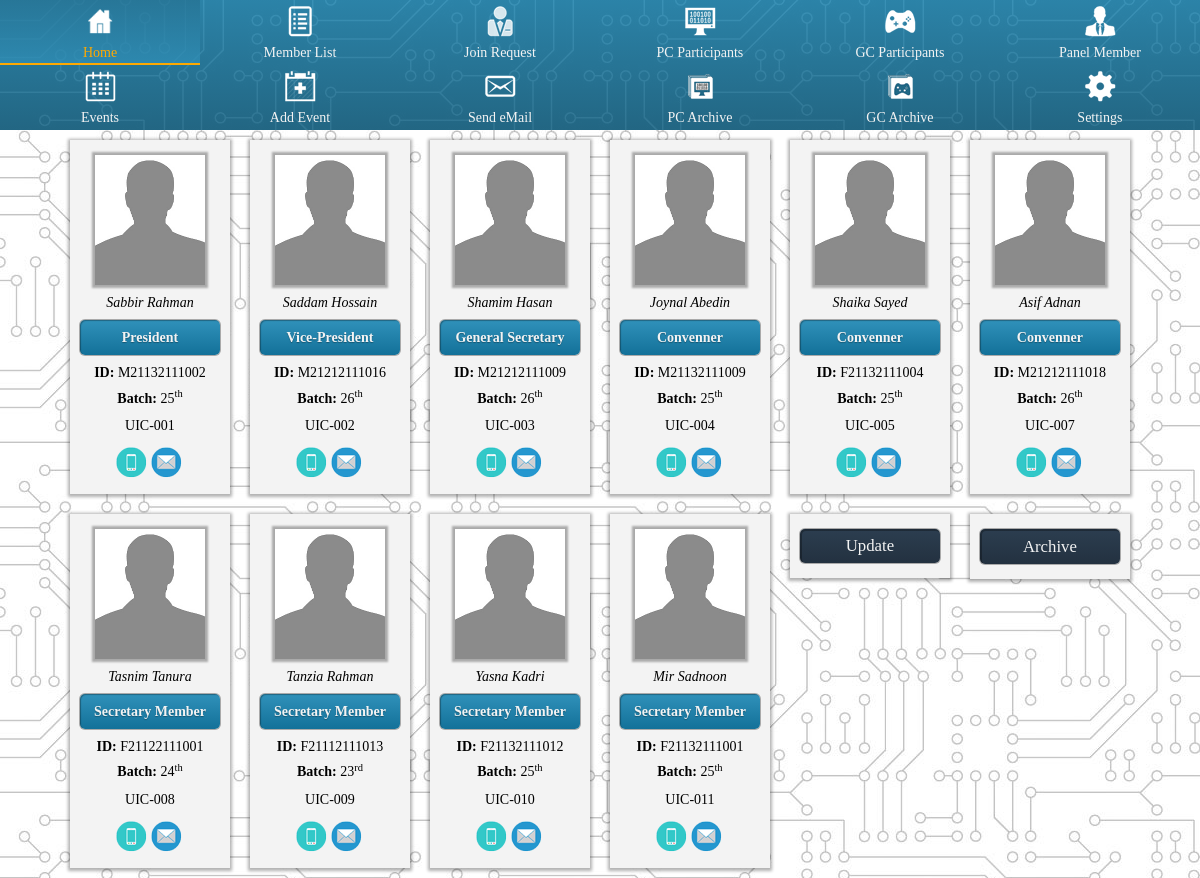
The app's page /admin/panelmember.php (signed in) with its own data.
### tables this page shows
CREATE TABLE IF NOT EXISTS `userids` (
  `UID` varchar(7) NOT NULL,
  `PWD` varchar(20) NOT NULL,
  `StudentID` varchar(12) NOT NULL,
  `NamePrefix` varchar(15) DEFAULT NULL,
  `FirstName` varchar(15) NOT NULL,
  `LastName` varchar(15) NOT NULL,
  `NickName` varchar(20) DEFAULT NULL,
  `dateOfBirth` date NOT NULL,
  `ContactNo` varchar(20) NOT NULL,
  `eMail` varchar(30) NOT NULL,
  `Facebook` varchar(200) DEFAULT NULL,
  `Image` varchar(150) NOT NULL,
  `Responsibility` varchar(15) NOT NULL DEFAULT 'Member',
  `JoiningDate` timestamp NOT NULL DEFAULT CURRENT_TIMESTAMP,
  PRIMARY KEY (`UID`),
  UNIQUE KEY `StudentID` (`StudentID`),
  UNIQUE KEY `eMail` (`eMail`)
);

### classes/PanelMember.php (called while the page is built, shortened)
<?php
	class PanelMember extends Member {
		private $Responsibility;
		function __construct($Responsibility){
			$this->db = new Database();
			$this->Responsibility = $Responsibility;
			$this->getResponsibility();
			$this->getAllInfo();
		}
		private function getResponsibility(){
			$this->userId = $this->db->search_one('UID', 'userids', 'Responsibility', $this->Responsibility);
		}
	}
?>

### classes/Database.php (called while the page is built, shortened)
<?php
	class Database {
		private $db;
		public function connect(){
			$this->db = new mysqli(DB_HOST, DB_USER, DB_PASS, DB_NAME);
		}
		public function query($sql){
			return $this->db->query($sql);
		}
		public function fetch($result){
			return mysqli_fetch_assoc($result);
		}
		public function search_one($item, $tableName, $criteria, $value){
			$sql = "SELECT $item FROM $tableName WHERE $criteria='$value'";
			$result = $this->query($sql);
			$row = $this->fetch($result);
			return $row[$item];
		}
	}
?>

### classes/Member.php (called while the page is built, shortened)
<?php
	class Member {
		protected $userId;
		protected $db;
		protected $info;
		protected function getAllInfo(){
			$sql = "SELECT * FROM userids WHERE UID = '" . $this->userId . "'";
			$result = $this->db->query($sql);
			$this->info = $this->db->fetch($result);
		}
		public function getUserID()		{ 	return $this->info['UID'		 	] ; }
		public function getImage()		{ 	return $this->info['Image'		 	] ; }
		public function getStudentID()	{ 	return $this->info['StudentID'	 	] ; }
		public function getContactNo()	{ 	return $this->info['ContactNo'	 	] ; }
		public function getEmail()		{ 	return $this->info['eMail'		 	] ; }
		public function getFullName(){
			return $this->info['FirstName'] . " " . $this->info['LastName'];
		}
		public function getBatch(){
			$ID = $this->getStudentID();
			$admission_year = (intval($ID[1]) * 1000) + intval($ID[2] . $ID[3]);
			$admission_semester = intval($ID[4]);
			return $Y = (($admission_year-2004)*3)+1+$admission_semester;
		}
	}
?>

### admin/panelmember.php (the view, shortened to what this page needs)
<?php require_once "../classes/Member.php"		; ?>
<?php require_once "../classes/PanelMember.php"	; ?>
<?php require_once "../includes/functions.php"	; ?>
<!DOCTYPE html>
<html class="">
<head>
    <link rel="stylesheet" href="css/admin.css" />
</head>
<body>
	<?php require_once 'adminnav.php'; ?>
    <main class="panelmemberview">
        <section class="panel">
            <div class="container">
				<form method="post" action="actions/PanelUpdateAction.php">
	                <div class="row">
	                    <?php
			                foreach(PanelMember::$Designations as $key => $value){
			                    $PanelMember = new PanelMember($key);
	                    ?>
	                    <div class="columns two">
	                        <div class="person">
	                            <div class="img" style="background: url('<?= $PanelMember->getImage(); ?>') no-repeat; background-size: 100% 100%;"></div>
	                            <p class="info italic"><?= $PanelMember->getFullName(); ?></p>
	                            <p class="highlight"><?= $value; ?></p>
	                            <p class="info"><span class="bold">ID:</span> <?= $PanelMember->getStudentID(); ?></p>
	                            <p class="info"><span class="bold">Batch:</span> <?= format_position($PanelMember->getBatch()); ?></p><td class='P_ID'>
	                            <input type="text" name="<?= $key ?>" value="<?= $PanelMember->getUserID() ?>"/>
	                            <div class="icons">
	                                <div class="icon32x32 n17" title="<?= $PanelMember->getContactNo(); ?>"></div>
	                                <a href="mailto:<?= $PanelMember->getEmail(); ?>"><div class="icon32x32 n18" title="<?= $PanelMember->getEmail(); ?>"></div></a>
	                            </div>
	                        </div>
	                    </div>
	                	<?php } ?>
	                	<div class="columns two">
	                		<div class="person">
	        					<input class="button" type="submit" value="Update" name="update_panel" />
	                		</div>
	                	</div>
	                	<div class="columns two">
	                		<div class="person">
	       						<div class="button archiveButton">Archive</div>
	                		</div>
	                	</div>
	                </div>
		        </form>
            </div>
        </section>
    </main>
</body>
</html>

### includes/functions.php (shortened to what this page needs)
<?php
	function format_position($number){
		$number = intval($number);
		if($number%10==1){
			$number.='<sup>st</sup>';
		} elseif($number%10==2){
			$number.='<sup>nd</sup>';
		} elseif($number%10==3){
			$number.='<sup>rd</sup>';
		} else {
			$number.='<sup>th</sup>';
		}
		return $number;
	}
?>

### css/admin.css (style rules this page uses)
html { font-family:sans-serif;-ms-text-size-adjust:100%;-webkit-text-size-adjust:100% }
body { margin:0 }
article,aside,details,figcaption,figure,footer,header,hgroup,main,nav,section,summary { display:block }
a { background:transparent }
sub,sup { font-size:75%;line-height:0;position:relative;vertical-align:baseline }
sup { top:-0.5em }
button,input,optgroup,select,textarea { color:inherit;font:inherit;margin:0 }
button,html input[type="button"],input[type="reset"],input[type="submit"] { -webkit-appearance:button;cursor:pointer }
input { line-height:normal }
* { -webkit-box-sizing:border-box;-moz-box-sizing:border-box;box-sizing:border-box;-webkit-font-smoothing:antialiased;font-smoothing:antialiased;margin:0;padding:0 }
html { min-height:100%;position:relative }
a { text-decoration:none;color:#f3f3f3 }
body { background:url("../img/circuite_white.jpg");font:14px/1.5em 'Georgia',serif;position:relative }
.container { width:90%;max-width:1230px;height:100%;margin:0 auto }
main { overflow:hidden;min-height:100% }
.person { background:#f3f3f3;margin:10px;padding:10px;box-shadow:0 1px 3px 2px rgba(0,0,0,0.3) }
.person .img { height:130px;width:110px;margin:5px auto;box-shadow:0 0 2px 3px rgba(0,0,0,0.3) }
.person p { text-align:center;width:100%;line-height:1.8em }
.person p.highlight { background:#3091ba;background:-webkit-linear-gradient(#3091ba, #137199);background:-moz-linear-gradient(#3091ba, #137199);background:-ms-linear-gradient(#3091ba, #137199);background:-o-linear-gradient(#3091ba, #137199);background:linear-gradient(#3091ba, #137199);font-weight:bold;color:#f3f3f3;margin:5px auto;padding:5px;border-radius:5px;text-shadow:0 1px 1px rgba(0,0,0,0.3);box-shadow:0 0 0 1px rgba(0,0,0,0.3),inset 1px 1px 1px rgba(0,0,0,0.3) }
.person .icons { width:70px;margin:0 auto;margin-top:5px }
.person .icon32x32,.person .game32x32 { display:inline-block }
.icon32x32 { height:32px;width:32px;background:url('../img/AdminSprite_32x32.png') no-repeat }
.n17 { background-position:0 -128px }
.n18 { background-position:-32px -128px }
.bold { font-weight:bold }
.italic { font-style:italic }
.button { background:#2c3e50;background:-webkit-linear-gradient(#2c3e50, #233140);background:-moz-linear-gradient(#2c3e50, #233140);background:-ms-linear-gradient(#2c3e50, #233140);background:-o-linear-gradient(#2c3e50, #233140);background:linear-gradient(#2c3e50, #233140);border-radius:5px;margin:5px auto;padding:7px 10px;color:#f3f3f3;text-align:center;box-shadow:0 0 0 1px rgba(0,0,0,0.3),inset 1px 1px 0 1px rgba(0,0,0,0.3);font-size:1.2em }
.row { width:100% }
.columns { float:left }
.columns.two { width:16.666% }
.row { *zoom:1 }
.row:before,.row:after { display:table;content:"";line-height:0 }
.row:after { clear:both }

### admin/panelmember.php (style rules this page uses)
.person input[type=text] { height:30px; border:0px; width:100%; background:none; text-align:center; }
.button { width: 100%; border: none; }

### records on screen
userids: Image (picture), $PanelMember->getFullName() "Sabbir Rahman", value "President", StudentID "M21132111002", StudentID "25", shows "th", Pres "UIC-001"
userids: Image (picture), $PanelMember->getFullName() "Saddam Hossain", value "Vice-President", StudentID "M21212111016", StudentID "26", shows "th", VP "UIC-002"
userids: Image (picture), $PanelMember->getFullName() "Shamim Hasan", value "General Secretary", StudentID "M21212111009", StudentID "26", shows "th", GS "UIC-003"
userids: Image (picture), $PanelMember->getFullName() "Joynal Abedin", value "Convenner", StudentID "M21132111009", StudentID "25", shows "th", ConICT "UIC-004"
userids: Image (picture), $PanelMember->getFullName() "Shaika Sayed", value "Convenner", StudentID "F21132111004", StudentID "25", shows "th", ConCulture "UIC-005"
userids: Image (picture), $PanelMember->getFullName() "Asif Adnan", value "Convenner", StudentID "M21212111018", StudentID "26", shows "th", ConGnS "UIC-007"
userids: Image (picture), $PanelMember->getFullName() "Tasnim Tanura", value "Secretary Member", StudentID "F21122111001", StudentID "24", shows "th", SM1 "UIC-008"
userids: Image (picture), $PanelMember->getFullName() "Tanzia Rahman", value "Secretary Member", StudentID "F21112111013", StudentID "23", shows "rd", SM2 "UIC-009"
userids: Image (picture), $PanelMember->getFullName() "Yasna Kadri", value "Secretary Member", StudentID "F21132111012", StudentID "25", shows "th", SM3 "UIC-010"
userids: Image (picture), $PanelMember->getFullName() "Mir Sadnoon", value "Secretary Member", StudentID "F21132111001", StudentID "25", shows "th", SM4 "UIC-011"
